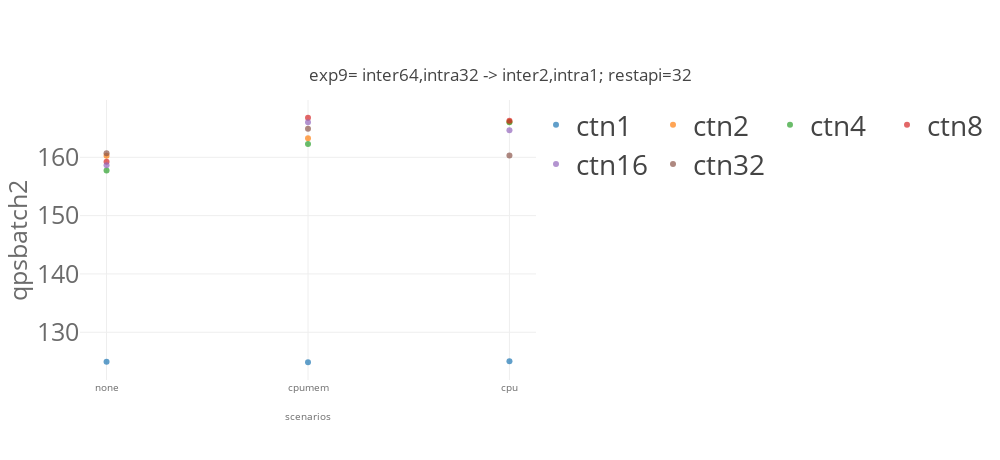
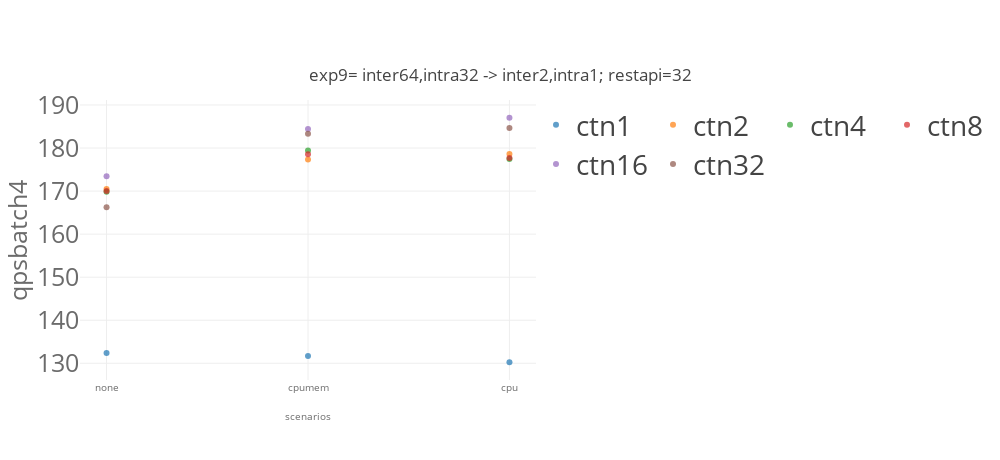
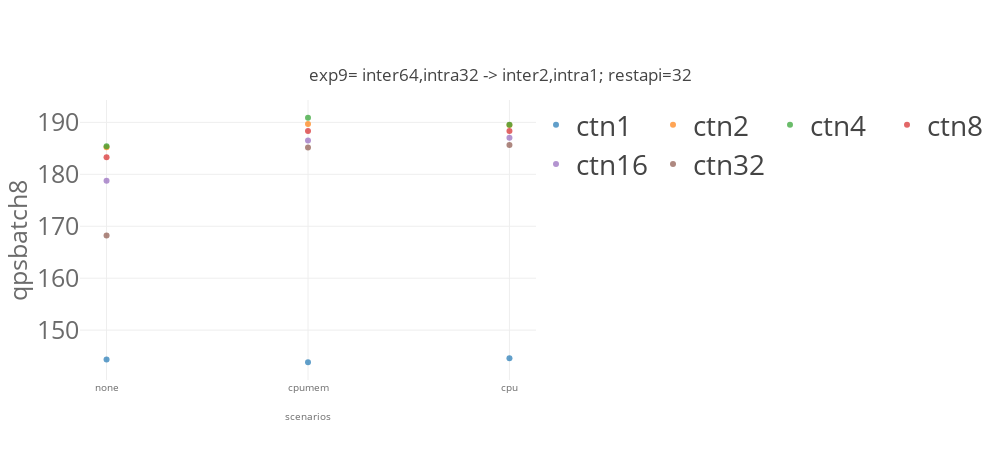
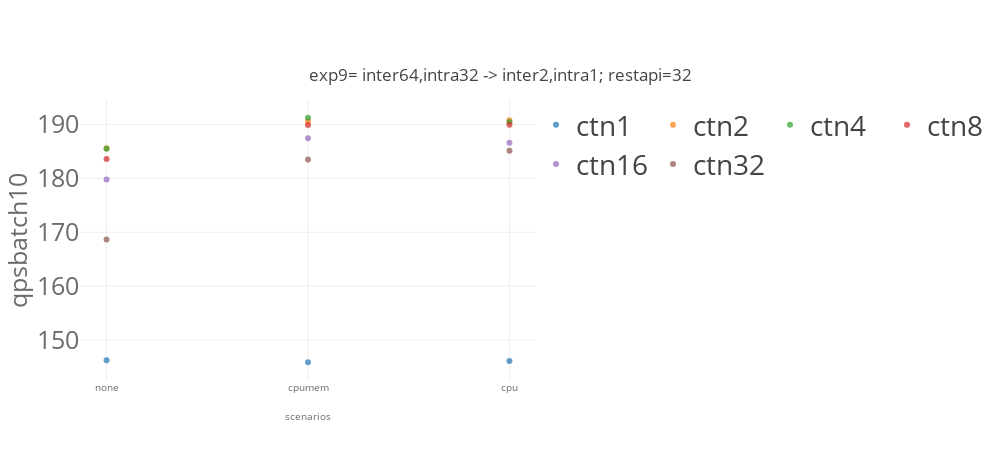

The notebook cell saved with these charts, in order:
### Code cell
import matplotlib
import matplotlib.pyplot as plt
import numpy as np
from svglib.svglib import svg2rlg
from reportlab.graphics import renderPDF
from reportlab.pdfgen import canvas

from numpy import percentile, mean, std
import plotly.graph_objects as go

from plotly.offline import init_notebook_mode, iplot

import plotly.io as pio
pio.templates.default = "none"
# pio.templates.default = "simple_white"

import plotly.graph_objects as go
from plotly.subplots import make_subplots
import pandas as pd
# import plotly.express as px

for x in ['qps','mean','p99']:
    for cbatch in [2,4,8,10,16,32]:
        for model_name in ['resnet']:
            list_traces = []
            for numctn in [1,2,4,8,16,32]: 
                dfg_bench = dfg[(dfg['benchmark']== model_name)  & (dfg['cbatch']==cbatch) & (dfg['numctn']==numctn) &\
                            ((dfg['k8senv']=='none') |\
                             (dfg['k8senv']=='cpumem')| (dfg['k8senv']=='cpumemory'))]
#                 print(dfg_bench)


                #data
                trace = go.Scatter(
                    name="ctn"+str(numctn),
                    x=[ 'none','cpumem','cpu'],
                    y= dfg_bench[x].values.tolist(),
        #             error_y = dict(type='data', array=df1_bench['model_time_std'].values.tolist()),
                    opacity=0.7,
                    mode='markers'
                )
                list_traces.append(trace)



            #layout
            layout = go.Layout(
                title={
                    'text': "exp9= inter64,intra32 -> inter2,intra1; restapi=32" ,
                    'y':0.85,
                    'x':0.5,
                    'xanchor': 'center',
                    'yanchor': 'top'},
                width=1000,
                height=460,
                xaxis=dict(
                    title= "scenarios",
                    tickvals=[ 'none','cpu','cpumem'],
                    titlefont=dict(
                        size=10,
                        color='rgb(107, 107, 107)'
                    ),
                    tickfont=dict(
                        size=10,
                        color='rgb(107, 107, 107)'
                    )
                ),
                yaxis=dict(
                    title= x+"batch"+str(cbatch),
                    automargin=True,
                    titlefont=dict(
                        size=25,
                        color='rgb(107, 107, 107)'
                    ),
                    tickfont=dict(
                        size=25,
                        color='rgb(107, 107, 107)'
                    ),    
                ),
                legend=dict(
                    x=1.0,
                    y=1.0,
                    bgcolor='rgba(255, 255, 255, 0)',
                    bordercolor='rgba(255, 255, 255, 0)',
                    font = dict( size = 28)
                ),
                barmode='group',
                bargap=0.15,
                bargroupgap=0.08
        #         legend_orientation="h"
            )

        data = list_traces
        fig = go.Figure(data=data, layout=layout)
        fig.update_layout(legend_orientation="h")
        fig.show()    

    #     fig.write_image(path + model_name + k8senv +'.pdf')

### Figure 1 — Plotly figure (JSON) as saved in the notebook; plotly's stock layout.template omitted (floating-point values rounded to 4 significant figures)
{"data": [{"mode": "markers", "name": "ctn1", "opacity": 0.7, "type": "scatter", "x": ["none", "cpumem", "cpu"], "y": [125.0, 124.9, 125.0]}, {"mode": "markers", "name": "ctn2", "opacity": 0.7, "type": "scatter", "x": ["none", "cpumem", "cpu"], "y": [160.3, 163.3, 166.1]}, {"mode": "markers", "name": "ctn4", "opacity": 0.7, "type": "scatter", "x": ["none", "cpumem", "cpu"], "y": [157.7, 162.3, 166.0]}, {"mode": "markers", "name": "ctn8", "opacity": 0.7, "type": "scatter", "x": ["none", "cpumem", "cpu"], "y": [159.3, 166.8, 166.3]}, {"mode": "markers", "name": "ctn16", "opacity": 0.7, "type": "scatter", "x": ["none", "cpumem", "cpu"], "y": [158.6, 166.0, 164.6]}, {"mode": "markers", "name": "ctn32", "opacity": 0.7, "type": "scatter", "x": ["none", "cpumem", "cpu"], "y": [160.7, 164.9, 160.3]}], "layout": {"bargap": 0.15, "bargroupgap": 0.08, "barmode": "group", "height": 460, "legend": {"bgcolor": "rgba(255, 255, 255, 0)", "bordercolor": "rgba(255, 255, 255, 0)", "font": {"size": 28}, "orientation": "h", "x": 1, "y": 1}, "title": {"text": "exp9= inter64,intra32 -> inter2,intra1; restapi=32", "x": 0.5, "xanchor": "center", "y": 0.85, "yanchor": "top"}, "width": 1000, "xaxis": {"tickfont": {"color": "rgb(107, 107, 107)", "size": 10}, "tickvals": ["none", "cpu", "cpumem"], "title": {"font": {"color": "rgb(107, 107, 107)", "size": 10}, "text": "scenarios"}}, "yaxis": {"automargin": true, "tickfont": {"color": "rgb(107, 107, 107)", "size": 25}, "title": {"font": {"color": "rgb(107, 107, 107)", "size": 25}, "text": "qpsbatch2"}}}}

### Figure 2 — Plotly figure (JSON) as saved in the notebook; plotly's stock layout.template omitted (floating-point values rounded to 4 significant figures)
{"data": [{"mode": "markers", "name": "ctn1", "opacity": 0.7, "type": "scatter", "x": ["none", "cpumem", "cpu"], "y": [132.4, 131.7, 130.2]}, {"mode": "markers", "name": "ctn2", "opacity": 0.7, "type": "scatter", "x": ["none", "cpumem", "cpu"], "y": [170.5, 177.3, 178.6]}, {"mode": "markers", "name": "ctn4", "opacity": 0.7, "type": "scatter", "x": ["none", "cpumem", "cpu"], "y": [169.8, 179.4, 177.5]}, {"mode": "markers", "name": "ctn8", "opacity": 0.7, "type": "scatter", "x": ["none", "cpumem", "cpu"], "y": [170.0, 178.5, 177.7]}, {"mode": "markers", "name": "ctn16", "opacity": 0.7, "type": "scatter", "x": ["none", "cpumem", "cpu"], "y": [173.5, 184.4, 187.0]}, {"mode": "markers", "name": "ctn32", "opacity": 0.7, "type": "scatter", "x": ["none", "cpumem", "cpu"], "y": [166.3, 183.3, 184.7]}], "layout": {"bargap": 0.15, "bargroupgap": 0.08, "barmode": "group", "height": 460, "legend": {"bgcolor": "rgba(255, 255, 255, 0)", "bordercolor": "rgba(255, 255, 255, 0)", "font": {"size": 28}, "orientation": "h", "x": 1, "y": 1}, "title": {"text": "exp9= inter64,intra32 -> inter2,intra1; restapi=32", "x": 0.5, "xanchor": "center", "y": 0.85, "yanchor": "top"}, "width": 1000, "xaxis": {"tickfont": {"color": "rgb(107, 107, 107)", "size": 10}, "tickvals": ["none", "cpu", "cpumem"], "title": {"font": {"color": "rgb(107, 107, 107)", "size": 10}, "text": "scenarios"}}, "yaxis": {"automargin": true, "tickfont": {"color": "rgb(107, 107, 107)", "size": 25}, "title": {"font": {"color": "rgb(107, 107, 107)", "size": 25}, "text": "qpsbatch4"}}}}

### Figure 3 — Plotly figure (JSON) as saved in the notebook; plotly's stock layout.template omitted (floating-point values rounded to 4 significant figures)
{"data": [{"mode": "markers", "name": "ctn1", "opacity": 0.7, "type": "scatter", "x": ["none", "cpumem", "cpu"], "y": [144.3, 143.8, 144.6]}, {"mode": "markers", "name": "ctn2", "opacity": 0.7, "type": "scatter", "x": ["none", "cpumem", "cpu"], "y": [185.2, 189.7, 189.5]}, {"mode": "markers", "name": "ctn4", "opacity": 0.7, "type": "scatter", "x": ["none", "cpumem", "cpu"], "y": [185.4, 190.9, 189.5]}, {"mode": "markers", "name": "ctn8", "opacity": 0.7, "type": "scatter", "x": ["none", "cpumem", "cpu"], "y": [183.3, 188.3, 188.4]}, {"mode": "markers", "name": "ctn16", "opacity": 0.7, "type": "scatter", "x": ["none", "cpumem", "cpu"], "y": [178.8, 186.5, 187.0]}, {"mode": "markers", "name": "ctn32", "opacity": 0.7, "type": "scatter", "x": ["none", "cpumem", "cpu"], "y": [168.2, 185.2, 185.6]}], "layout": {"bargap": 0.15, "bargroupgap": 0.08, "barmode": "group", "height": 460, "legend": {"bgcolor": "rgba(255, 255, 255, 0)", "bordercolor": "rgba(255, 255, 255, 0)", "font": {"size": 28}, "orientation": "h", "x": 1, "y": 1}, "title": {"text": "exp9= inter64,intra32 -> inter2,intra1; restapi=32", "x": 0.5, "xanchor": "center", "y": 0.85, "yanchor": "top"}, "width": 1000, "xaxis": {"tickfont": {"color": "rgb(107, 107, 107)", "size": 10}, "tickvals": ["none", "cpu", "cpumem"], "title": {"font": {"color": "rgb(107, 107, 107)", "size": 10}, "text": "scenarios"}}, "yaxis": {"automargin": true, "tickfont": {"color": "rgb(107, 107, 107)", "size": 25}, "title": {"font": {"color": "rgb(107, 107, 107)", "size": 25}, "text": "qpsbatch8"}}}}

### Figure 4 — Plotly figure (JSON) as saved in the notebook; plotly's stock layout.template omitted (floating-point values rounded to 4 significant figures)
{"data": [{"mode": "markers", "name": "ctn1", "opacity": 0.7, "type": "scatter", "x": ["none", "cpumem", "cpu"], "y": [146.2, 145.9, 146.1]}, {"mode": "markers", "name": "ctn2", "opacity": 0.7, "type": "scatter", "x": ["none", "cpumem", "cpu"], "y": [185.6, 190.6, 190.8]}, {"mode": "markers", "name": "ctn4", "opacity": 0.7, "type": "scatter", "x": ["none", "cpumem", "cpu"], "y": [185.5, 191.2, 190.4]}, {"mode": "markers", "name": "ctn8", "opacity": 0.7, "type": "scatter", "x": ["none", "cpumem", "cpu"], "y": [183.6, 189.9, 189.9]}, {"mode": "markers", "name": "ctn16", "opacity": 0.7, "type": "scatter", "x": ["none", "cpumem", "cpu"], "y": [179.8, 187.4, 186.6]}, {"mode": "markers", "name": "ctn32", "opacity": 0.7, "type": "scatter", "x": ["none", "cpumem", "cpu"], "y": [168.6, 183.5, 185.1]}], "layout": {"bargap": 0.15, "bargroupgap": 0.08, "barmode": "group", "height": 460, "legend": {"bgcolor": "rgba(255, 255, 255, 0)", "bordercolor": "rgba(255, 255, 255, 0)", "font": {"size": 28}, "orientation": "h", "x": 1, "y": 1}, "title": {"text": "exp9= inter64,intra32 -> inter2,intra1; restapi=32", "x": 0.5, "xanchor": "center", "y": 0.85, "yanchor": "top"}, "width": 1000, "xaxis": {"tickfont": {"color": "rgb(107, 107, 107)", "size": 10}, "tickvals": ["none", "cpu", "cpumem"], "title": {"font": {"color": "rgb(107, 107, 107)", "size": 10}, "text": "scenarios"}}, "yaxis": {"automargin": true, "tickfont": {"color": "rgb(107, 107, 107)", "size": 25}, "title": {"font": {"color": "rgb(107, 107, 107)", "size": 25}, "text": "qpsbatch10"}}}}
